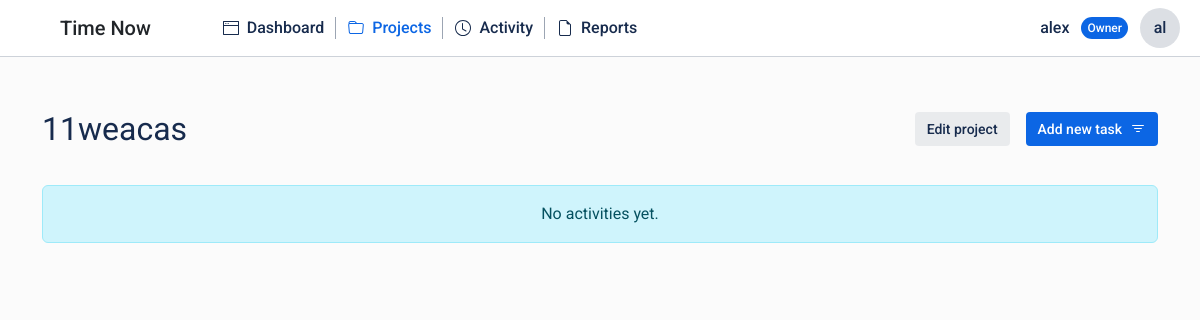
The app's page /project/13/ (signed in) with its own data.
### user/models.py (models this page shows, shortened)
class User(AbstractUser):
    STATUS_CHOICES = [
        ('active', 'Active'),
        ('inactive', 'Inactive'),
    ]
    hourly_rate = models.DecimalField(max_digits=10, decimal_places=2, default=0)
    status = models.CharField(max_length=20, choices=STATUS_CHOICES, default='active')
    groups = models.ManyToManyField(
        'auth.Group',
        related_name='custom_user_groups',
        blank=True
    )
    user_permissions = models.ManyToManyField(
        'auth.Permission',
        related_name='custom_user_permissions',
        blank=True
    )

### project/models.py (models this page shows, shortened)
class Project(models.Model):
    name = models.CharField(max_length=255)
    description = models.TextField(blank=True)
    owner = models.ForeignKey(User, related_name="owned_projects", on_delete=models.SET_NULL, null=True)
    created_at = models.DateTimeField(auto_now_add=True)
    updated_at = models.DateTimeField(auto_now=True)
    hourly_rate = models.DecimalField(max_digits=10, decimal_places=2, default=0)
    is_active = models.BooleanField(default=True)

### project/views.py (the view, shortened to what this page needs)
# urls.py: path('<int:pk>/', ProjectDetailView.as_view(), name='project'),
class ProjectDetailView(BasicDataView):
    template_name = "project/project_detail.html"
    active_page = "Projects"
    def get_tasks(self, user, project):
        tasks = Task.objects.filter(project=project, assigned_to=user, is_active=True).order_by('-updated_at')
        tasks_list = list()
        counter = 0
        return tasks_list
    def project_members(self, project):
        members = TeamMember.objects.filter(project=project, is_active=True)
        return members
    def get_data(self, request, pk):
        context = super().get_data(request)
        projects = Project.objects.filter(id=pk)
        if not len(projects):
            raise Http404("Page not found")
        project = projects[0]
        context.update({
            'page_name': project.name,
            'active_page': self.active_page,
            'task_list': self.get_tasks(self.request.user, project),
            'project': project,
            'project_members': self.project_members(project)
        })
        return context

### project/views.py (called while the page is built)
    def get_data(self, request):
        context = {
            'header_menu': self.header_menu,
            'user_data': request.user,
        }
        return context

    def get(self, request, **kwargs):
        if not request.user.is_authenticated:
            raise Http404("Page not found")
        elif 'pk' in kwargs:
            context = self.get_data(request, kwargs.get('pk'))
        elif 'project_id' in kwargs:
            context = self.get_data(request, kwargs.get('project_id'))
        else:
            context = self.get_data(request)
        return render(request, self.template_name, context)

### templates/project/project_detail.html (shortened to what this page needs)
{% extends 'page_layout.html' %}
{% block contant %}
    <div class="main_block">
    	{% include "include/title_block_with_edit_project_and_new_task.html" with title=page_name|title project=project %}
        {% if task_list %}
            <div class="container">
                <div class="row">
                    <div class="col-md-12">
                        <div id="wrapper"></div>
                    </div>
                </div>
            </div>
        {% else %}
            <div class="container">
                <div class="row">
                    <div class="col-md-12">
                        <div class="alert alert-info text-center" role="alert" >
                            No activities yet.
                        </div>
                    </div>
                </div>
            </div>
        {% endif %}
	</div>
{% endblock %}

### templates/include/profile_info.html (shortened to what this page needs)
{% if user_data.first_name and user_data.last_name %}
<p class="username">
    {{user_data.first_name}} {{user_data.last_name|slice:":1"}}
</p>
<div class="status">
    <p>Owner</p>
</div>
<div class="dropdown" style="width:0;">
    <div class="profile_photo" role="button" data-bs-toggle="dropdown" aria-expanded="false">
        <p>{{user_data.first_name|slice:":1"}}{{user_data.last_name|slice:":1"}}</p>
    </div>
    <ul class="dropdown-menu">
        <form action="{% url 'logout' %}" method="post">
            {% csrf_token %}
            <li><button type="submit" class="dropdown-item" href="#">Log out</button></li>
        </form>
      </ul>
</div>
{% else %}
<p class="username">
    {{user_data.username}}
</p>
<div class="status">
    <p>Owner</p>
</div>
<div class="dropdown" style="width:0;">
    <div class="profile_photo" role="button" data-bs-toggle="dropdown" aria-expanded="false">
        <p>{{user_data.username|slice:":2"}}</p>
    </div>
</div>
{% endif %}

### templates/include/title_block_with_edit_project_and_new_task.html (shortened to what this page needs)
<div class="block_title">
    <div class="container">
        <div class="row">
            <div class="col-md-6">
                <div class="name_block">
                    <p>{{ title }}</p>
                </div>
            </div>
            <div class="col-md-6 d-flex justify-content-end">
                <div class="block_action">
                    <button  type="button" data-bs-toggle="modal" data-bs-target="#edit_project_modal" data-project-id='{{ project.id }}'>
                        <div class="btn-base btn-gray">
                            <p>Edit project</p>
                        </div>
                    </button>
                    <button  type="button" data-bs-toggle="modal" data-bs-target="#create_task_modal">
                        <div class="btn-base btn-main">
                            <p>Add new task</p>
                        </div>
                    </button>
                </div>
            </div>
        </div>
    </div>
</div>

### static/css/index.css (style rules this page uses)
* { font-family: "Roboto", sans-serif; font-weight: 400; font-style: normal; }
body { background: #FBFBFB; }
p, a, h1, h2, h3, h4, h5, h6 { margin: 0; }
button { border: none; background: transparent; padding: 0; }
.btn-base { width: -webkit-fit-content; width: -moz-fit-content; width: fit-content; display: -webkit-box; display: -ms-flexbox; display: flex; -webkit-box-align: center; -ms-flex-align: center; align-items: center; height: 34px; padding: 0 12px; gap: 8px; border-radius: 4px; }
.btn-base p { font-size: 14px; font-weight: 500; }
.btn-base svg { width: 16px; height: 16px; }
.btn-main { background: #0C66E4; }
.btn-main p { color: #ffffff; }
.btn-main svg { fill: #ffffff; }
.btn-gray { background: rgba(9, 30, 66, 0.07); }
.btn-gray p { color: #172B4D; }
.dropdown { position: relative; width: 300px; }
.dropdown::after { content: ""; position: absolute; top: 50%; right: 12px; width: 0; height: 0; border-left: 5px solid transparent; border-right: 5px solid transparent; border-top: 5px solid black; -webkit-transform: translateY(-50%); transform: translateY(-50%); }
.header .profile_block .username { font-size: 16px; font-weight: 500; color: #172B4D; }
.header .profile_block .status { padding: 2px 6px; border-radius: 100px; background: #0C66E4; }
.header .profile_block .status p { font-size: 12px; font-weight: 500; color: #FFFFFF; }
.header .profile_block .profile_photo { height: 40px; width: 40px; border-radius: 100px; display: -webkit-box; display: -ms-flexbox; display: flex; -webkit-box-pack: center; -ms-flex-pack: center; justify-content: center; -webkit-box-align: center; -ms-flex-align: center; align-items: center; background: rgba(9, 30, 66, 0.14); }
.header .profile_block .profile_photo p { font-size: 16px; font-weight: 500; color: #172B4D; }
.main_block { margin-bottom: 48px; }
.block_title { margin-bottom: 32px; }
.block_title .name_block p { font-size: 32px; color: #172B4D; }
.block_title .block_action { display: -webkit-box; display: -ms-flexbox; display: flex; -webkit-box-align: center; -ms-flex-align: center; align-items: center; gap: 16px; }
.dropdown::after { content: none; }

### records on screen
User: username "alex", username "al"
Project: name "11weacas"
